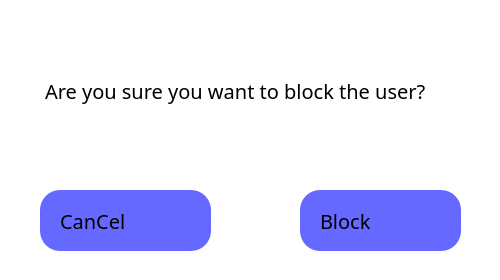
<?xml version="1.0" encoding="UTF-8"?>
<ui version="4.0">
 <class>BlockUserDialog</class>
 <widget class="QDialog" name="BlockUserDialog">
  <property name="geometry">
   <rect>
    <x>0</x>
    <y>0</y>
    <width>500</width>
    <height>280</height>
   </rect>
  </property>
  <property name="windowTitle">
   <string>Dialog</string>
  </property>
  <widget class="QLabel" name="label_Cancel">
   <property name="geometry">
    <rect>
     <x>40</x>
     <y>190</y>
     <width>171</width>
     <height>61</height>
    </rect>
   </property>
   <property name="font">
    <font>
     <family>Corbel</family>
     <pointsize>15</pointsize>
    </font>
   </property>
   <property name="styleSheet">
    <string notr="true">padding: 15px;
background-color: rgb(102, 105, 255);

border-radius:20px;</string>
   </property>
   <property name="text">
    <string>CanCel</string>
   </property>
  </widget>
  <widget class="QLabel" name="label_3">
   <property name="geometry">
    <rect>
     <x>45</x>
     <y>50</y>
     <width>411</width>
     <height>81</height>
    </rect>
   </property>
   <property name="font">
    <font>
     <family>Corbel</family>
     <pointsize>15</pointsize>
    </font>
   </property>
   <property name="text">
    <string>Are you sure you want to block the user?</string>
   </property>
  </widget>
  <widget class="QLabel" name="Block">
   <property name="geometry">
    <rect>
     <x>300</x>
     <y>190</y>
     <width>161</width>
     <height>61</height>
    </rect>
   </property>
   <property name="font">
    <font>
     <family>Corbel</family>
     <pointsize>15</pointsize>
    </font>
   </property>
   <property name="styleSheet">
    <string notr="true">padding: 15px;
background-color: rgb(102, 105, 255);
border-radius:20px;</string>
   </property>
   <property name="text">
    <string>Block</string>
   </property>
  </widget>
  <widget class="QLabel" name="label">
   <property name="geometry">
    <rect>
     <x>0</x>
     <y>0</y>
     <width>500</width>
     <height>280</height>
    </rect>
   </property>
   <property name="styleSheet">
    <string notr="true">background-color: rgb(255, 255, 255);</string>
   </property>
   <property name="text">
    <string/>
   </property>
  </widget>
  <zorder>label</zorder>
  <zorder>label_Cancel</zorder>
  <zorder>label_3</zorder>
  <zorder>Block</zorder>
 </widget>
 <resources/>
 <connections/>
</ui>
